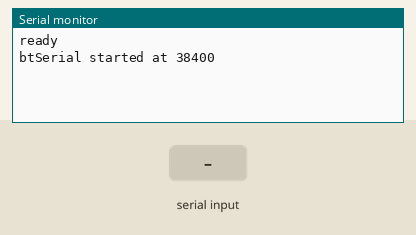
Simulated run of this sketch. Board: Arduino Uno, built with avr-gcc and run on an emulated ATmega328P. Parts: the last lines printed to the serial monitor. The inputs (shaded band) are chosen by the test bench.

Above: at 1.2 s.
1.3 s: "1" received over the second serial link
At 2.3 s:
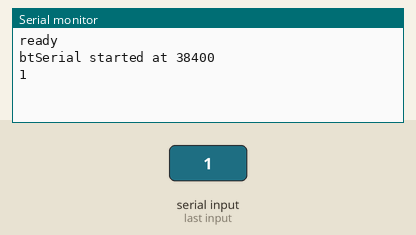
2.8 s: "0" received over the second serial link
At 3.5 s:
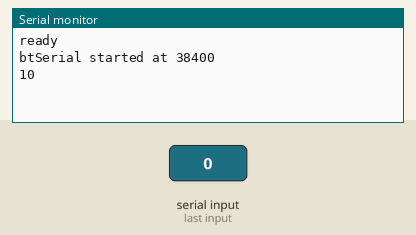

The sketch:

configure_HC05.ino
```cpp
#include <SoftwareSerial.h>

#define RX 3
#define TX 2

SoftwareSerial btSerial(RX, TX); // RX | TX

void setup()
{
  Serial.begin(9600);
  Serial.println("ready");
  btSerial.begin(38400);
  Serial.println("btSerial started at 38400");
}

void loop()
{
  if (Serial.available())
    btSerial.write(Serial.read());

  if (btSerial.available())
    Serial.write(btSerial.read());
}
```

Measured:
- after the input at 1.3 s, the serial monitor: prints a new line at once (image 1)
- after the input at 2.8 s, the serial monitor: prints a new line at once (image 2)
